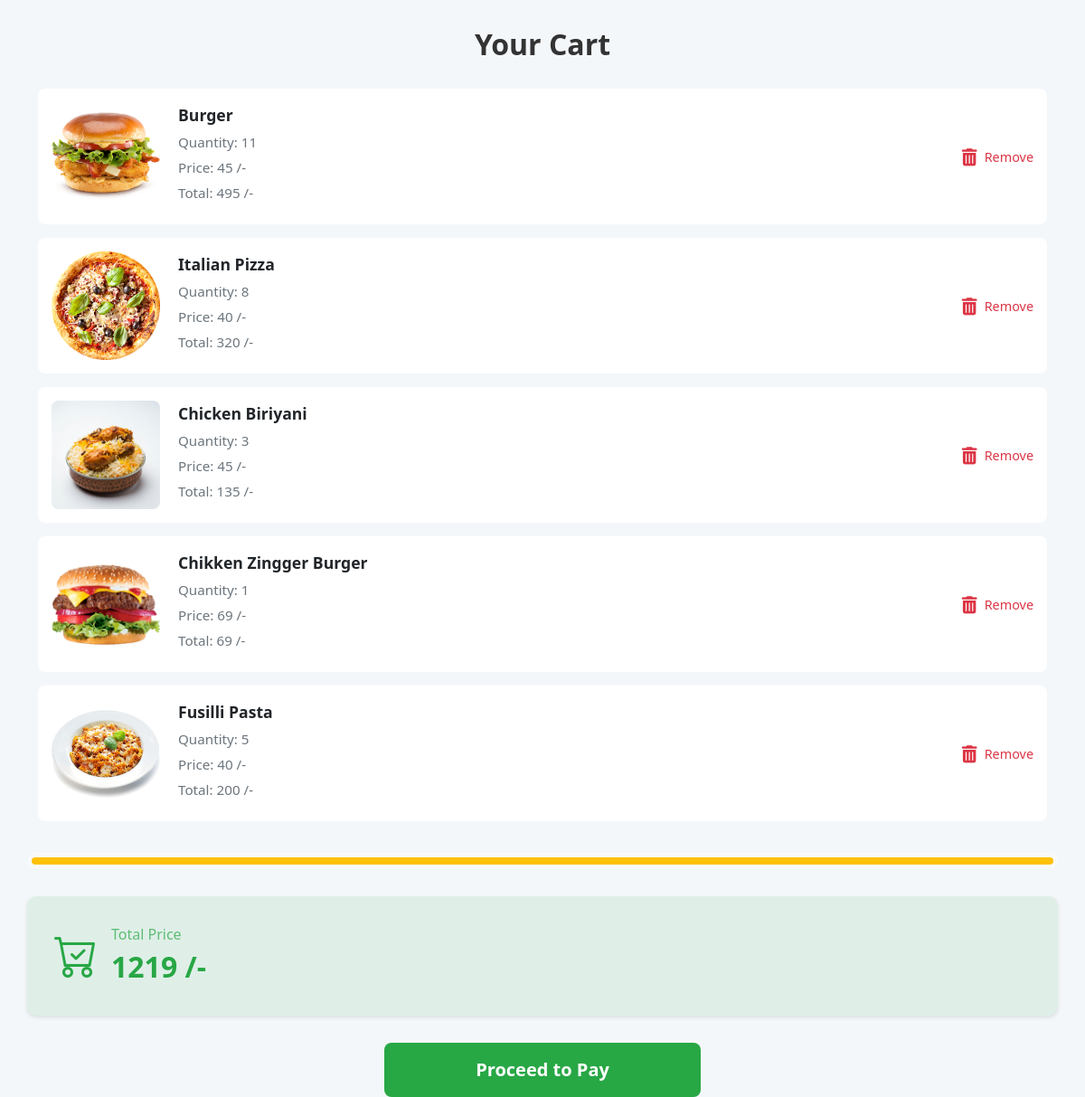
Screenshot of /cart/ (signed in) with the database file from the repository.
### myapp/models.py (models this page shows, shortened)
class CartItem(models.Model):
    cust_id = models.ForeignKey(Customers, on_delete=models.CASCADE)
    menu_item = models.ForeignKey(Menu1, on_delete=models.CASCADE)
    quantity = models.PositiveIntegerField(default=1)
    def get_total_price(self):
        return self.menu_item.Price * self.quantity

class Menu1(models.Model):
    Name = models.CharField(max_length=100, verbose_name='Name')
    Price = models.IntegerField(verbose_name='Price')
    Category = models.CharField(max_length=100, verbose_name='Category')
    Image = models.ImageField(verbose_name='Image', upload_to='images/')  # ImageField for image upload
    Quantity = models.CharField(max_length=100, verbose_name='Quantity')
    Description = models.CharField(max_length=1000, verbose_name='Description')

### myapp/views.py (the view)
# urls.py: path('cart/', views.cart_detail, name='cart_detail'),
@login_required
def cart_detail(request):
    customer = get_object_or_404(Customers, customers_id=request.user)
    cart_items = CartItem.objects.filter(cust_id=customer)
    total_price = sum(item.get_total_price() for item in cart_items)
    return render(request, 'cart_detail.html', {'cart_items': cart_items, 'total_price': total_price})

### myapp/templates/cart_detail.html (shortened to what this page needs)
<!DOCTYPE html>
<html lang="en">
<head>
    <link href="https://cdn.jsdelivr.net/npm/bootstrap@5.3.3/dist/css/bootstrap.min.css" rel="stylesheet">
    <link href="https://cdn.jsdelivr.net/npm/bootstrap-icons/font/bootstrap-icons.css" rel="stylesheet">
    <link href="https://cdnjs.cloudflare.com/ajax/libs/font-awesome/6.0.0-beta3/css/all.min.css" rel="stylesheet">
</head>
<body>
    <div class="container">
        <h2>Your Cart</h2>
        <div class="row">
            {% if cart_items %}
                {% for item in cart_items %}
                    <div class="col-12">
                        <div class="cart-item">
                            <img src="{{ item.menu_item.Image.url }}" alt="{{ item.menu_item.Name }}" class="cart-item-image">
                            <div class="item-details">
                                <h5>{{ item.menu_item.Name }}</h5>
                                <p>Quantity: {{ item.quantity }}</p>
                                <p>Price: {{ item.menu_item.Price }} /-</p>
                                <p>Total: {{ item.get_total_price }} /-</p>
                            </div>
                            <div class="remove-container">
                                <a href="/remove-from-cart/{{ item.id }}" class="remove-btn">
                                    <i class="fas fa-trash-alt"></i>
                                    Remove
                                </a>
                            </div>
                        </div>
                    </div>
                {% endfor %}
                <div class="col-12 progress-bar-container">
                    <div class="progress-bar" style="width: 100%;"></div>
                </div>
                <div class="col-12 cart-summary">
                    <div class="d-flex align-items-center">
                        <div class="icon">
                            <i class="bi bi-cart-check"></i>
                        </div>
                        <div>
                            <div class="total-count">Total Price</div>
                            <div class="d-flex align-items-center">
                                <span class="total-price"> {{ total_price }} /-</span>
                            </div>
                        </div>
                    </div>
                </div>
                <div class="col-12 text-center">
                    <div class="check">
                    <a href="/checkout/">
                    <button class="btn btn-checkout">Proceed to Pay</button>
                </a>
            </div>
                </div>
            {% endif %}
        </div>
    </div>
    <div class="confetti" id="confetti-container"></div>
</body>
</html>

### myapp/templates/cart_detail.html (style rules this page uses)
body { background-color: #f4f7fa; padding-top: 30px; }
h2 { text-align: center; color: #333; font-weight: 600; margin-bottom: 30px; }
.cart-item { background-color: white; border-radius: 8px; padding: 15px; margin-bottom: 15px; display: flex; justify-content: space-between; align-items: center; transition: transform 0.3s ease; }
.cart-item img { width: 120px; height: 120px; object-fit: contain; border-radius: 8px; }
.item-details { flex-grow: 1; padding-left: 20px; }
.item-details h5 { font-size: 1.1rem; font-weight: bold; }
.item-details p { margin: 5px 0; font-size: 0.95rem; color: #6c757d; }
.remove-container { display: flex; align-items: center; }
.remove-btn { display: flex; align-items: center; color: #dc3545; font-size: 0.9rem; cursor: pointer; text-decoration: none; }
.remove-btn i { margin-right: 8px; font-size: 1.2rem; }
.cart-summary { font-size: 1.5rem; font-weight: 600; background: rgba(40, 167, 69, 0.1); color: rgba(40, 167, 69, 1); padding: 30px; border-radius: 10px; margin-top: 30px; display: flex; justify-content: space-between; align-items: center; box-shadow: 0 2px 4px rgba(0, 0, 0, 0.1); }
.cart-summary .total-price { font-size: 2rem; font-weight: 700; color: rgba(40, 167, 69, 1); position: relative; }
.cart-summary .icon { font-size: 3rem; color: rgba(40, 167, 69, 1); margin-right: 15px; }
.cart-summary .total-count { font-size: 1rem; font-weight: 500; color: rgba(40, 167, 69, 0.7); }
.progress-bar-container { width: 100%; background-color: #f8f9fa; border-radius: 10px; margin-top: 20px; padding: 5px; }
.progress-bar { height: 8px; background-color: #ffc107; border-radius: 8px; transition: width 1s ease-in-out; }
.confetti { position: fixed; top: 0; left: 0; pointer-events: none; z-index: 9999; width: 100%; height: 100%; }
.btn-checkout { font-size: 1.25rem; font-weight: 600; padding: 15px 30px; width: 100%; max-width: 350px; background-color: #28a745; border: none; color: white; border-radius: 8px; margin-top: 30px; cursor: pointer; transition: all 0.3s ease; }
.check a { color: #fff; }

### rows the page displays
CartItem: menu_item.Image (picture), menu_item.Name "Burger", quantity "11", menu_item.Price "45", get_total_price "495"
CartItem: menu_item.Image (picture), menu_item.Name "Italian Pizza", quantity "8", menu_item.Price "40", get_total_price "320"
CartItem: menu_item.Image (picture), menu_item.Name "Chicken Biriyani", quantity "3", menu_item.Price "45", get_total_price "135"
CartItem: menu_item.Image (picture), menu_item.Name "Chikken Zingger Burger", quantity "1", menu_item.Price "69", get_total_price "69"
CartItem: menu_item.Image (picture), menu_item.Name "Fusilli Pasta", quantity "5", menu_item.Price "40", get_total_price "200"

### other values shown
{{ total_price }} "1219"
